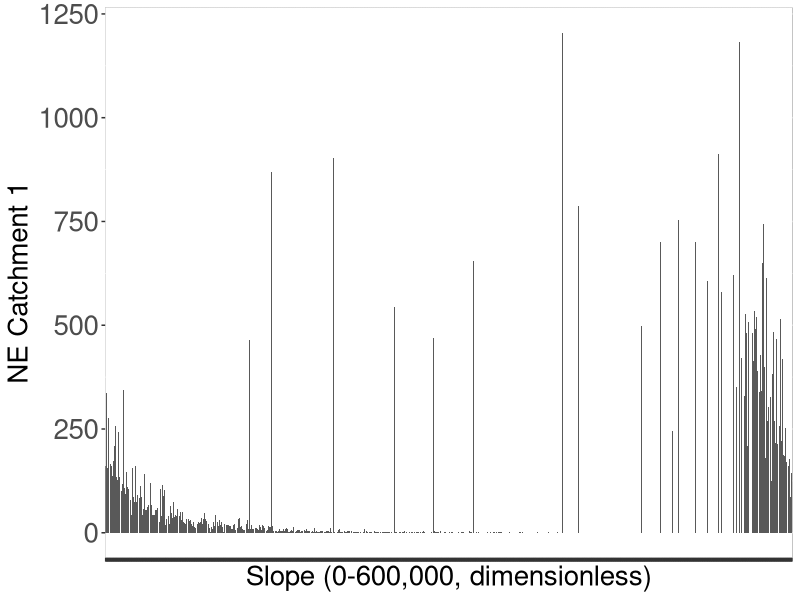
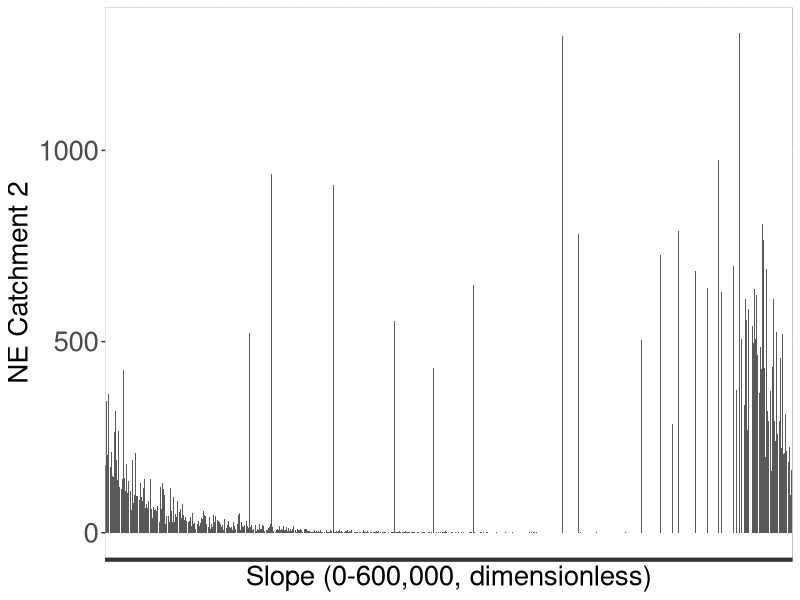
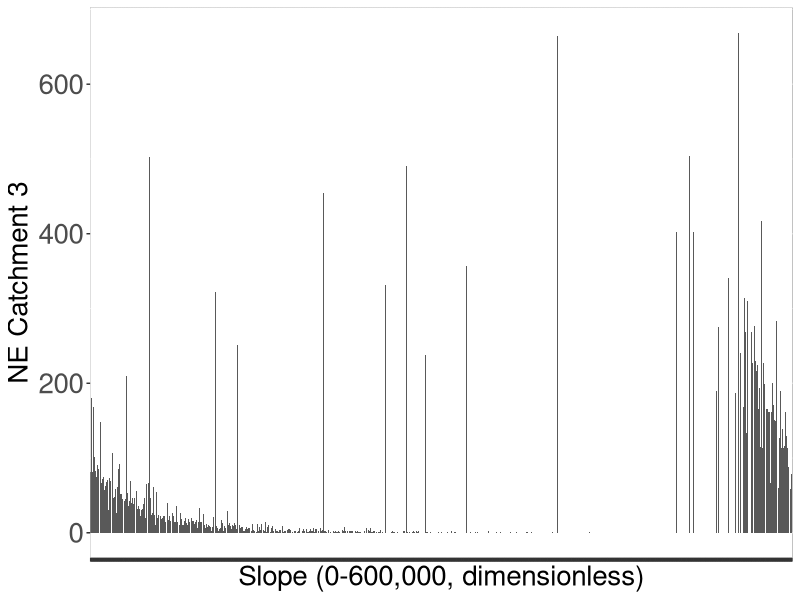
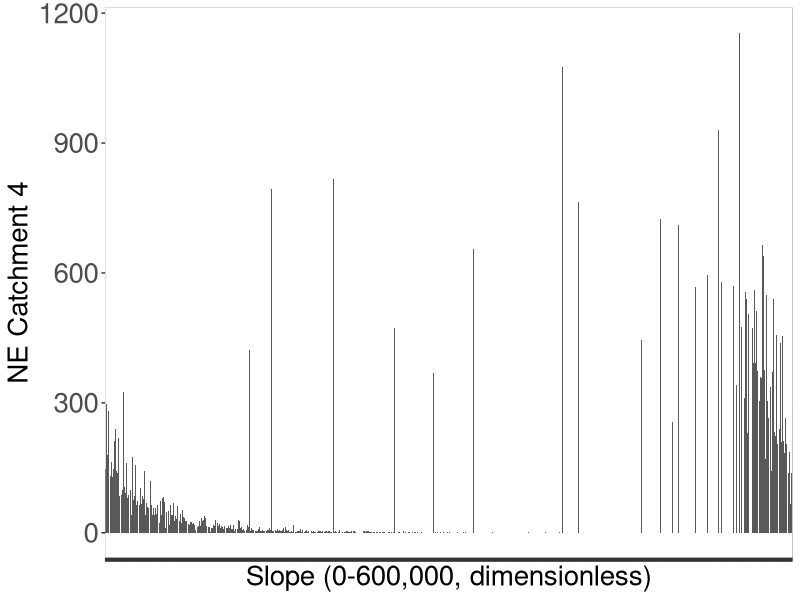
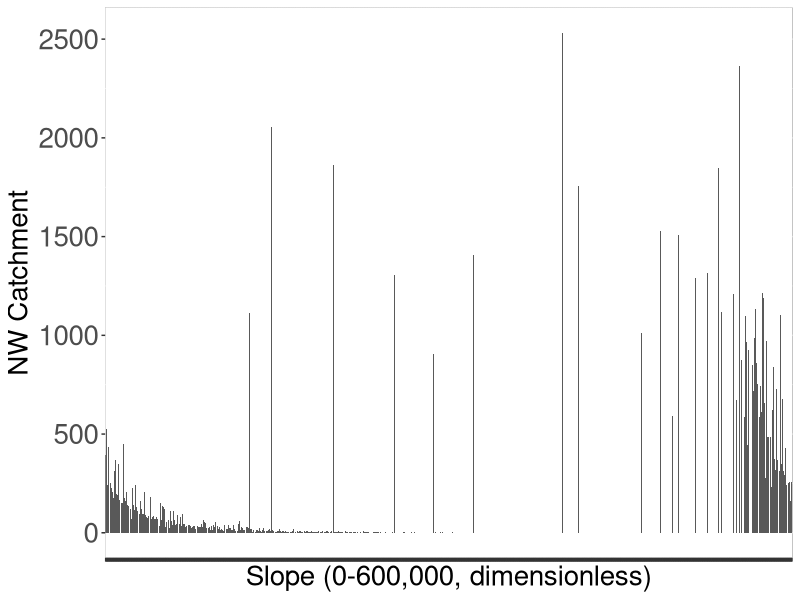
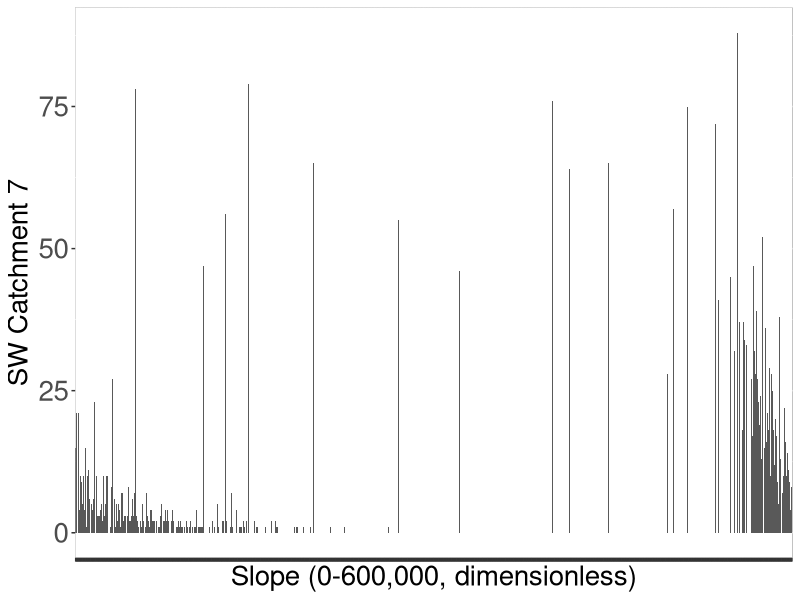
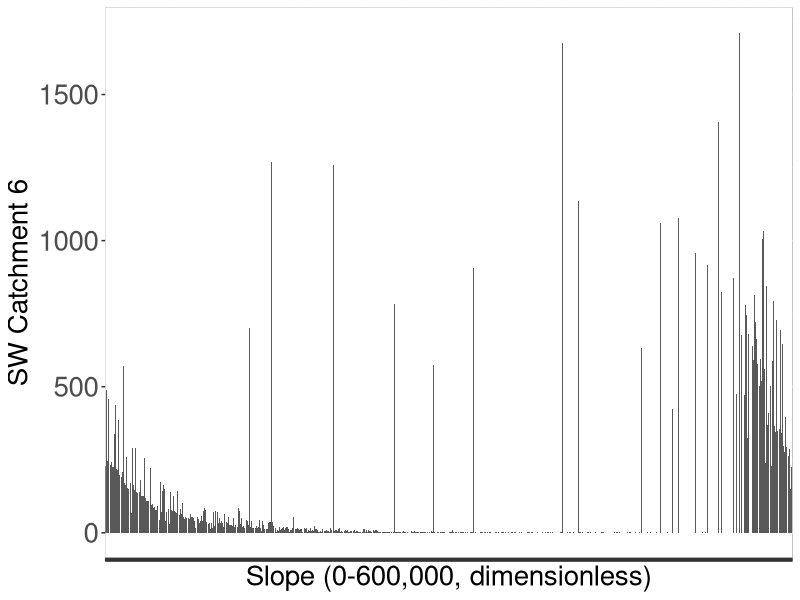
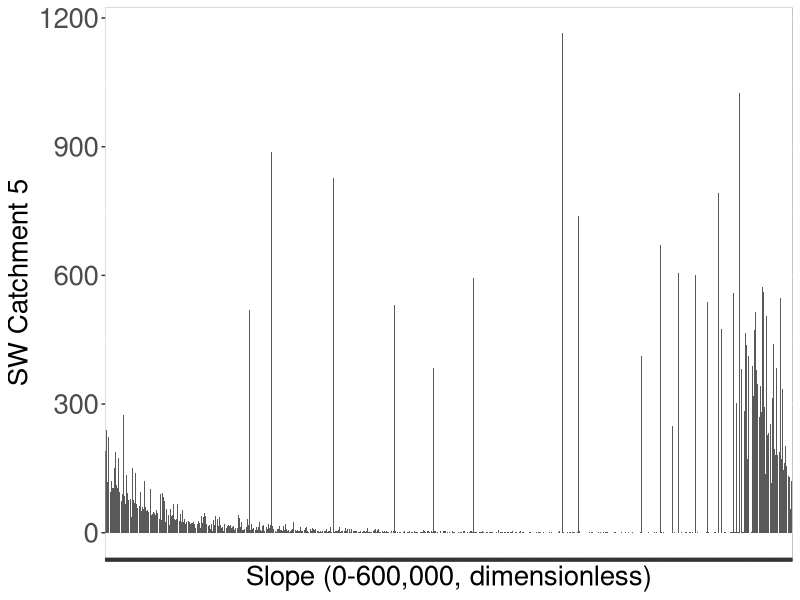

Source code (R) for these figures, in order:
library(readr)
library(ggplot2)

x <- read_csv("lake_slope_analysis.csv")

p <- ggplot(x, aes(x = Zone)) +
     geom_col(aes(y = `NE Catchment 1`)) +
     xlab("Slope (0-600,000, dimensionless)") +
     theme(panel.background = element_rect(fill = "white", colour = "black")) +
     theme(axis.text = element_text(face = "plain", size = 20)) +
     theme(axis.title = element_text(face = "plain", size = 20)) +
     theme(axis.text.x = element_blank())
ggsave("NE1.png", p, device = "png")

p <- ggplot(x, aes(x = Zone)) +
     geom_col(aes(y = `NE Catchment 2`)) +
     xlab("Slope (0-600,000, dimensionless)") +
     theme(panel.background = element_rect(fill = "white", colour = "black")) +
     theme(axis.text = element_text(face = "plain", size = 20)) +
     theme(axis.title = element_text(face = "plain", size = 20)) +
     theme(axis.text.x = element_blank())
ggsave("NE2.png", p, device = "png")

p <- ggplot(x, aes(x = Zone)) +
     geom_col(aes(y = `NE Catchment 3`)) +
     xlab("Slope (0-600,000, dimensionless)") +
     theme(panel.background = element_rect(fill = "white", colour = "black")) +
     theme(axis.text = element_text(face = "plain", size = 20)) +
     theme(axis.title = element_text(face = "plain", size = 20)) +
     theme(axis.text.x = element_blank())
ggsave("NE3.png", p, device = "png")

p <- ggplot(x, aes(x = Zone)) +
     geom_col(aes(y = `NE Catchment 4`)) +
     xlab("Slope (0-600,000, dimensionless)") +
     theme(panel.background = element_rect(fill = "white", colour = "black")) +
     theme(axis.text = element_text(face = "plain", size = 20)) +
     theme(axis.title = element_text(face = "plain", size = 20)) +
     theme(axis.text.x = element_blank())
ggsave("NE4.png", p, device = "png")

p <- ggplot(x, aes(x = Zone)) +
     geom_col(aes(y = `NW Catchment`)) +
     xlab("Slope (0-600,000, dimensionless)") +
     theme(panel.background = element_rect(fill = "white", colour = "black")) +
     theme(axis.text = element_text(face = "plain", size = 20)) +
     theme(axis.title = element_text(face = "plain", size = 20)) +
     theme(axis.text.x = element_blank())
ggsave("NW.png", p, device = "png")

p <- ggplot(x, aes(x = Zone)) +
     geom_col(aes(y = `SW Catchment 7`)) +
     xlab("Slope (0-600,000, dimensionless)") +
     theme(panel.background = element_rect(fill = "white", colour = "black")) +
     theme(axis.text = element_text(face = "plain", size = 20)) +
     theme(axis.title = element_text(face = "plain", size = 20)) +
     theme(axis.text.x = element_blank())
ggsave("SW7.png", p, device = "png")

p <- ggplot(x, aes(x = Zone)) +
     geom_col(aes(y = `SW Catchment 6`)) +
     xlab("Slope (0-600,000, dimensionless)") +
     theme(panel.background = element_rect(fill = "white", colour = "black")) +
     theme(axis.text = element_text(face = "plain", size = 20)) +
     theme(axis.title = element_text(face = "plain", size = 20)) +
     theme(axis.text.x = element_blank())
ggsave("SW6.png", p, device = "png")

p <- ggplot(x, aes(x = Zone)) +
     geom_col(aes(y = `SW Catchment 5`)) +
     xlab("Slope (0-600,000, dimensionless)") +
     theme(panel.background = element_rect(fill = "white", colour = "black")) +
     theme(axis.text = element_text(face = "plain", size = 20)) +
     theme(axis.title = element_text(face = "plain", size = 20)) +
     theme(axis.text.x = element_blank())
ggsave("SW5.png", p, device = "png")

p <- ggplot(x, aes(x = Zone)) +
     geom_col(aes(y = `SW Catchment 4`)) +
     xlab("Slope (0-600,000, dimensionless)") +
     theme(panel.background = element_rect(fill = "white", colour = "black")) +
     theme(axis.text = element_text(face = "plain", size = 20)) +
     theme(axis.title = element_text(face = "plain", size = 20)) +
     theme(axis.text.x = element_blank())
ggsave("SW4.png", p, device = "png")

p <- ggplot(x, aes(x = Zone)) +
     geom_col(aes(y = `SW Catchment 3`)) +
     xlab("Slope (0-600,000, dimensionless)") +
     theme(panel.background = element_rect(fill = "white", colour = "black")) +
     theme(axis.text = element_text(face = "plain", size = 20)) +
     theme(axis.title = element_text(face = "plain", size = 20)) +
     theme(axis.text.x = element_blank())
ggsave("SW3.png", p, device = "png")

p <- ggplot(x, aes(x = Zone)) +
     geom_col(aes(y = `SW Catchment 2`)) +
     xlab("Slope (0-600,000, dimensionless)") +
     theme(panel.background = element_rect(fill = "white", colour = "black")) +
     theme(axis.text = element_text(face = "plain", size = 20)) +
     theme(axis.title = element_text(face = "plain", size = 20)) +
     theme(axis.text.x = element_blank())
ggsave("SW2.png", p, device = "png")

p <- ggplot(x, aes(x = Zone)) +
     geom_col(aes(y = `SW Catchment 1`)) +
     xlab("Slope (0-600,000, dimensionless)") +
     theme(panel.background = element_rect(fill = "white", colour = "black")) +
     theme(axis.text = element_text(face = "plain", size = 20)) +
     theme(axis.title = element_text(face = "plain", size = 20)) +
     theme(axis.text.x = element_blank())
ggsave("SW1.png", p, device = "png")

p <- ggplot(x, aes(x = Zone)) +
     geom_col(aes(y = `Outlet Catchment`)) +
     xlab("Slope (0-600,000, dimensionless)") +
     theme(panel.background = element_rect(fill = "white", colour = "black")) +
     theme(axis.text = element_text(face = "plain", size = 20)) +
     theme(axis.title = element_text(face = "plain", size = 20)) +
     theme(axis.text.x = element_blank())
ggsave("Out.png", p, device = "png")


